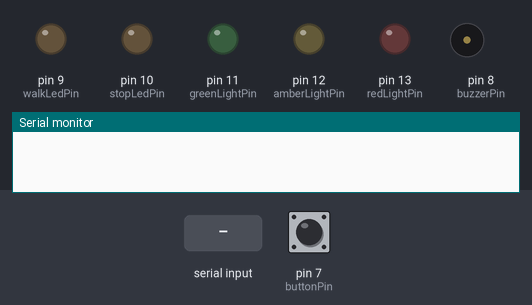
The sketch below on a simulated Arduino Uno, built with avr-gcc and run on an emulated ATmega328P. On the bench: output pins drawn as LEDs (lit = HIGH), buzzer (waves = sounding, pin HIGH), the last lines printed to the serial monitor. Dashed ring = blinking. Inputs (shaded band) come from the test bench; at power-on: pin 7 (buttonPin) HIGH.

Above: at 1.2 s.
1.3 s: "rain\n" received over Serial
At 4.2 s:
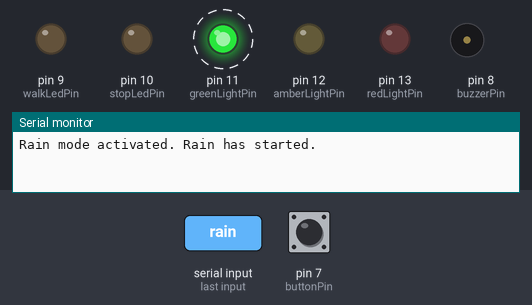
4.3 s: pin 7 (buttonPin) pulled LOW for 0.15 s
At 5.4 s:
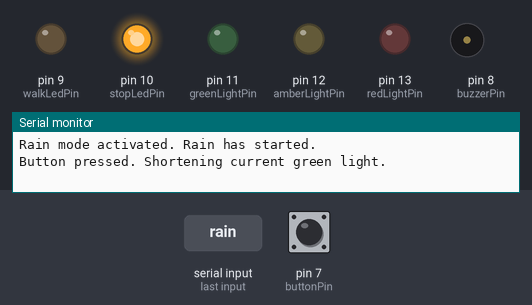
At 7.7 s:
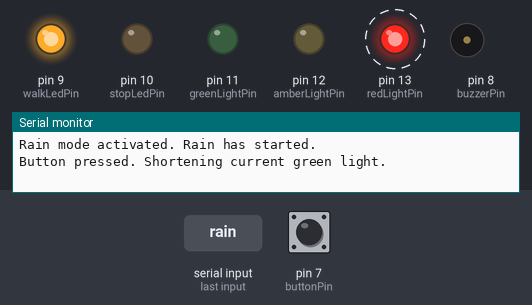
Timing chart, 0 to 21.8 s (numbered marks = the images above; inputs shaded):
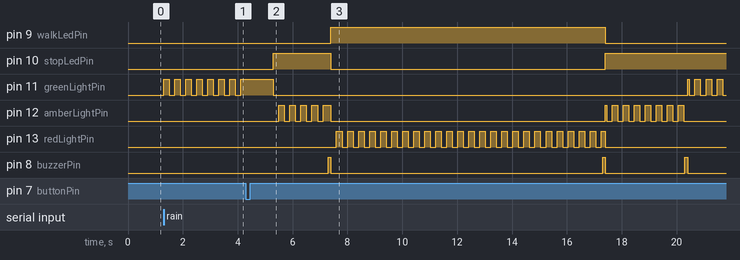

Measured:
- after the input at 1.3 s, pin 11 (greenLightPin): alternates HIGH for 0.20 s and LOW for 0.20 s, starting at once
- after the input at 4.3 s, pin 9 (walkLedPin): LOW → HIGH after 3.1 s instead of 8.8 s

The sketch:

FIOT_Arduino_TrafficLight_Code.ino
```cpp
#include <SoftwareSerial.h>


// Pin definitions
const int redLightPin = 13;    // Red traffic light
const int amberLightPin = 12;  // Amber traffic light
const int greenLightPin = 11;  // Green traffic light
const int stopLedPin = 10;     // Stop LED for pedestrians (Red)
const int walkLedPin = 9;      // Walk LED for pedestrians (Green)
const int buzzerPin = 8;       // Buzzer
const int buttonPin = 7;       // Push button

// Timing constants
const unsigned long greenLightDuration = 10000; // 10 seconds
const unsigned long shortGreenLightDuration = 1000; // 1 second
const unsigned long amberLightDuration = 3000;  // 3 seconds
const unsigned long redLightDuration = 10000;   // 10 seconds
const unsigned long debounceDelay = 50;         // Debounce delay for the button
const unsigned long longPressDuration = 2000;   // Duration to consider as a long press
static unsigned long lastFlickerTime = 0;
const unsigned long flickerInterval = 200;
bool rainModeActive = false; // Tracks the rain mode status

// State machine and timing
enum TrafficState { GREEN, AMBER, RED, SEMI_PERMANENT_GREEN };
TrafficState state = GREEN;
TrafficState previousState = RED;
unsigned long lastChangeTime = 0;
unsigned long buttonPressTime = 0;
bool buttonPressed = false;
bool shortGreenLightNextCycle = false;

// Cycle counter
int cycleCounter = 0;

void buzzTransition() {
  digitalWrite(buzzerPin, HIGH);
  delay(100); // Short buzz for 100 milliseconds
  digitalWrite(buzzerPin, LOW);
}
void changeLights(bool green, bool amber, bool red, bool stop, bool walk) {
  // Ensure to reset any flickering effect before setting new states
  digitalWrite(greenLightPin, green);
  digitalWrite(amberLightPin, amber);
  digitalWrite(redLightPin, red);
  digitalWrite(stopLedPin, stop);
  digitalWrite(walkLedPin, walk);
}

void setup() {
  Serial.begin(9600);
  pinMode(LED_BUILTIN, OUTPUT);
  pinMode(redLightPin, OUTPUT);
  pinMode(amberLightPin, OUTPUT);
  pinMode(greenLightPin, OUTPUT);
  pinMode(stopLedPin, OUTPUT);
  pinMode(walkLedPin, OUTPUT);
  pinMode(buzzerPin, OUTPUT);
  pinMode(buttonPin, INPUT_PULLUP);
}

void loop() {
  unsigned long currentTime = millis();

  // Serial input handling for rain mode toggle
  if (Serial.available() > 0) {
    String input = Serial.readStringUntil('\n');
    input.trim();
    if (input == "rain") {
      rainModeActive = !rainModeActive; // Toggle rain mode
      if (rainModeActive) {
        Serial.println("Rain mode activated. Rain has started.");
      } else {
        Serial.println("Rain mode deactivated. Rain has stopped.");
      }
    }
  }

  // Button press handling for manual reset
  if (digitalRead(buttonPin) == HIGH) {
    if (!buttonPressed) {
      buttonPressed = true;
      buttonPressTime = currentTime;
    }
  } else if (buttonPressed) {
    buttonPressed = false;
    if ((currentTime - buttonPressTime > debounceDelay) && (state == GREEN)) {
      // If currently in GREEN state and the button is pressed, immediately transition to AMBER
      Serial.println("Button pressed. Shortening current green light.");
      delay(shortGreenLightDuration); // time between state transistion
      previousState = state;
      state = AMBER;
      lastChangeTime = currentTime; // Update lastChangeTime to ensure immediate transition
      changeLights(LOW, HIGH, LOW, HIGH, LOW); // Activate amber light, indicating the transition
    }
  }

  // Rain mode flickering effect
  static unsigned long lastFlickerTime = 0;
  const unsigned long flickerInterval = 200; // Adjust flicker interval as needed
  if (rainModeActive && (currentTime - lastFlickerTime > flickerInterval)) {
      // Flicker only the active light based on the current state
      switch(state) {
          case GREEN:
              // Flicker only the green light
              digitalWrite(greenLightPin, !digitalRead(greenLightPin));
              break;
          case AMBER:
              // Flicker only the amber light
              digitalWrite(amberLightPin, !digitalRead(amberLightPin));
              break;
          case RED:
              // Flicker only the red light
              digitalWrite(redLightPin, !digitalRead(redLightPin));
              break;
      }
      lastFlickerTime = currentTime;
  }

  // State transitions with buzzer signaling
  switch (state) {
    case GREEN:
      if (currentTime - lastChangeTime > greenLightDuration) {
        // Transition to AMBER
        if (rainModeActive) buzzTransition();
        previousState = state;
        state = AMBER;
        lastChangeTime = currentTime;
        changeLights(LOW, HIGH, LOW, HIGH, LOW);
      }
      break;
    case AMBER:
      if (currentTime - lastChangeTime > amberLightDuration) {
        if (rainModeActive) buzzTransition();
        if (previousState == GREEN) {
          state = RED;
          lastChangeTime = currentTime;
          changeLights(LOW, LOW, HIGH, LOW, HIGH); // Traffic red, pedestrian walk
        } else if (previousState == RED) {
          state = GREEN;
          lastChangeTime = currentTime;
          changeLights(HIGH, LOW, LOW, HIGH, LOW); // Traffic green, pedestrian stop
          cycleCounter++; // Increment cycle counter after completing a full cycle
        }
        previousState = state;
        // Check for semi-permanent green state condition
        if (cycleCounter >= 2) {
          state = SEMI_PERMANENT_GREEN;
        }
      }
      break;
    case RED:
      if (currentTime - lastChangeTime > redLightDuration) {
        if (rainModeActive) buzzTransition();
        previousState = state;
        state = AMBER;
        lastChangeTime = currentTime;
        changeLights(LOW, HIGH, LOW, HIGH, LOW); // Traffic amber, pedestrian stop, preparing for green
      }
      break;

    case SEMI_PERMANENT_GREEN:
      // Keep the green light on and pedestrian stop signal, with optional flickering in rain mode
      if (rainModeActive) {
        static unsigned long lastFlickerTime = 0;
        const unsigned long flickerInterval = 200; // Adjust flicker interval as needed
        if (currentTime - lastFlickerTime > flickerInterval) {
          // Flicker the green light to simulate the effect of rain
          digitalWrite(greenLightPin, !digitalRead(greenLightPin));
          lastFlickerTime = currentTime;
        }
      } else {
        // Ensure the green light is solidly on if not already
        digitalWrite(greenLightPin, HIGH);
        digitalWrite(amberLightPin, LOW);
        digitalWrite(redLightPin, LOW);
        digitalWrite(stopLedPin, HIGH); // Ensure pedestrian stop signal is on
        digitalWrite(walkLedPin, LOW);
      }

      if (buttonPressed) {
        // Reset cycle counter and return to normal operation
        cycleCounter = 0;
        state = GREEN;
        lastChangeTime = currentTime;
        Serial.println("Exiting semi-permanent green state, returning to normal operation.");
        // Ensure lights are correctly set for GREEN state upon exit
        changeLights(HIGH, LOW, LOW, HIGH, LOW);
      }
      break;
  }
}
```
